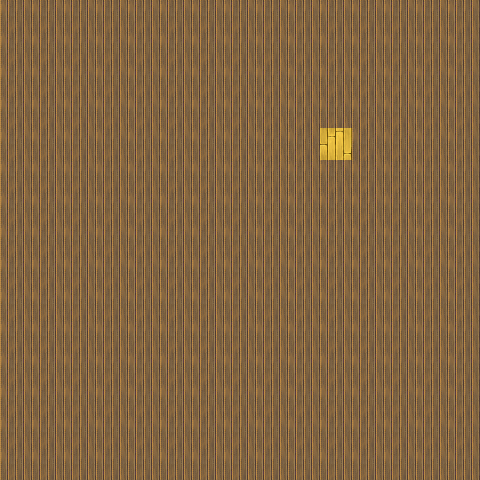

Rendered tile map (Tiled .tmx) drawn with the repository's tilesets; below, a short description and the full map source, tile grids included:
An orthogonal 15x15 tile map with 32x32 px tiles, 1 tile layer (Tile Layer 1).

<map version="1.0" orientation="orthogonal" renderorder="left-up" width="15" height="15" tilewidth="32" tileheight="32" nextobjectid="1">
 <tileset firstgid="1" name="tileset2" tilewidth="32" tileheight="32" tilecount="221" columns="17">
  <image source="tileset2.png" width="544" height="416" />
  <tile id="17">
   <properties>
    <property name="trigger" type="bool" value="true" />
   </properties>
  </tile>
 </tileset>
 <layer name="Tile Layer 1" width="15" height="15">
  <data encoding="csv">
1,1,1,1,1,1,1,1,1,1,1,1,1,1,1,
1,1,1,1,1,1,1,1,1,1,1,1,1,1,1,
1,1,1,1,1,1,1,1,1,1,1,1,1,1,1,
1,1,1,1,1,1,1,1,1,1,1,1,1,1,1,
1,1,1,1,1,1,1,1,1,1,18,1,1,1,1,
1,1,1,1,1,1,1,1,1,1,1,1,1,1,1,
1,1,1,1,1,1,1,1,1,1,1,1,1,1,1,
1,1,1,1,1,1,1,1,1,1,1,1,1,1,1,
1,1,1,1,1,1,1,1,1,1,1,1,1,1,1,
1,1,1,1,1,1,1,1,1,1,1,1,1,1,1,
1,1,1,1,1,1,1,1,1,1,1,1,1,1,1,
1,1,1,1,1,1,1,1,1,1,1,1,1,1,1,
1,1,1,1,1,1,1,1,1,1,1,1,1,1,1,
1,1,1,1,1,1,1,1,1,1,1,1,1,1,1,
1,1,1,1,1,1,1,1,1,1,1,1,1,1,1
</data>
 </layer>
</map>
